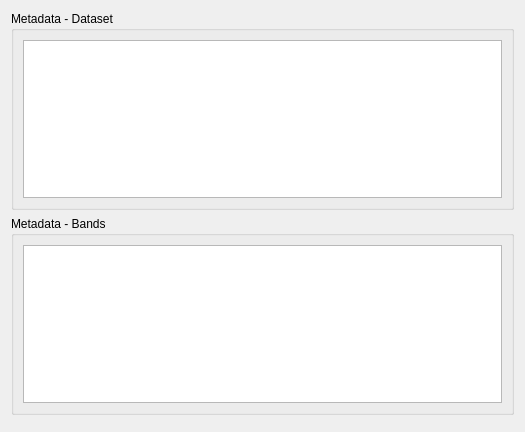
             <widget class="QWidget" name="scrollAreaWidgetContents_4">
              <property name="geometry">
               <rect>
                <x>0</x>
                <y>0</y>
                <width>525</width>
                <height>432</height>
               </rect>
              </property>
              <layout class="QVBoxLayout" name="verticalLayout_12">
               <item>
                <widget class="QgsCollapsibleGroupBox" name="gbMetadataDataset">
                 <property name="minimumSize">
                  <size>
                   <width>0</width>
                   <height>0</height>
                  </size>
                 </property>
                 <property name="maximumSize">
                  <size>
                   <width>16777215</width>
                   <height>16777215</height>
                  </size>
                 </property>
                 <property name="title">
                  <string>Metadata - Dataset</string>
                 </property>
                 <layout class="QHBoxLayout" name="horizontalLayout_3">
                  <item>
                   <widget class="QTreeView" name="treeView"/>
                  </item>
                 </layout>
                </widget>
               </item>
               <item>
                <widget class="QgsCollapsibleGroupBox" name="gbMetadataBands">
                 <property name="minimumSize">
                  <size>
                   <width>0</width>
                   <height>0</height>
                  </size>
                 </property>
                 <property name="title">
                  <string>Metadata - Bands</string>
                 </property>
                 <layout class="QHBoxLayout" name="horizontalLayout_9">
                  <item>
                   <widget class="QTreeView" name="treeView_2"/>
                  </item>
                 </layout>
                </widget>
               </item>
               <item>
                <spacer name="verticalSpacer_5">
                 <property name="orientation">
                  <enum>Qt::Vertical</enum>
                 </property>
                 <property name="sizeHint" stdset="0">
                  <size>
                   <width>20</width>
                   <height>40</height>
                  </size>
                 </property>
                </spacer>
               </item>
              </layout>
             </widget>
